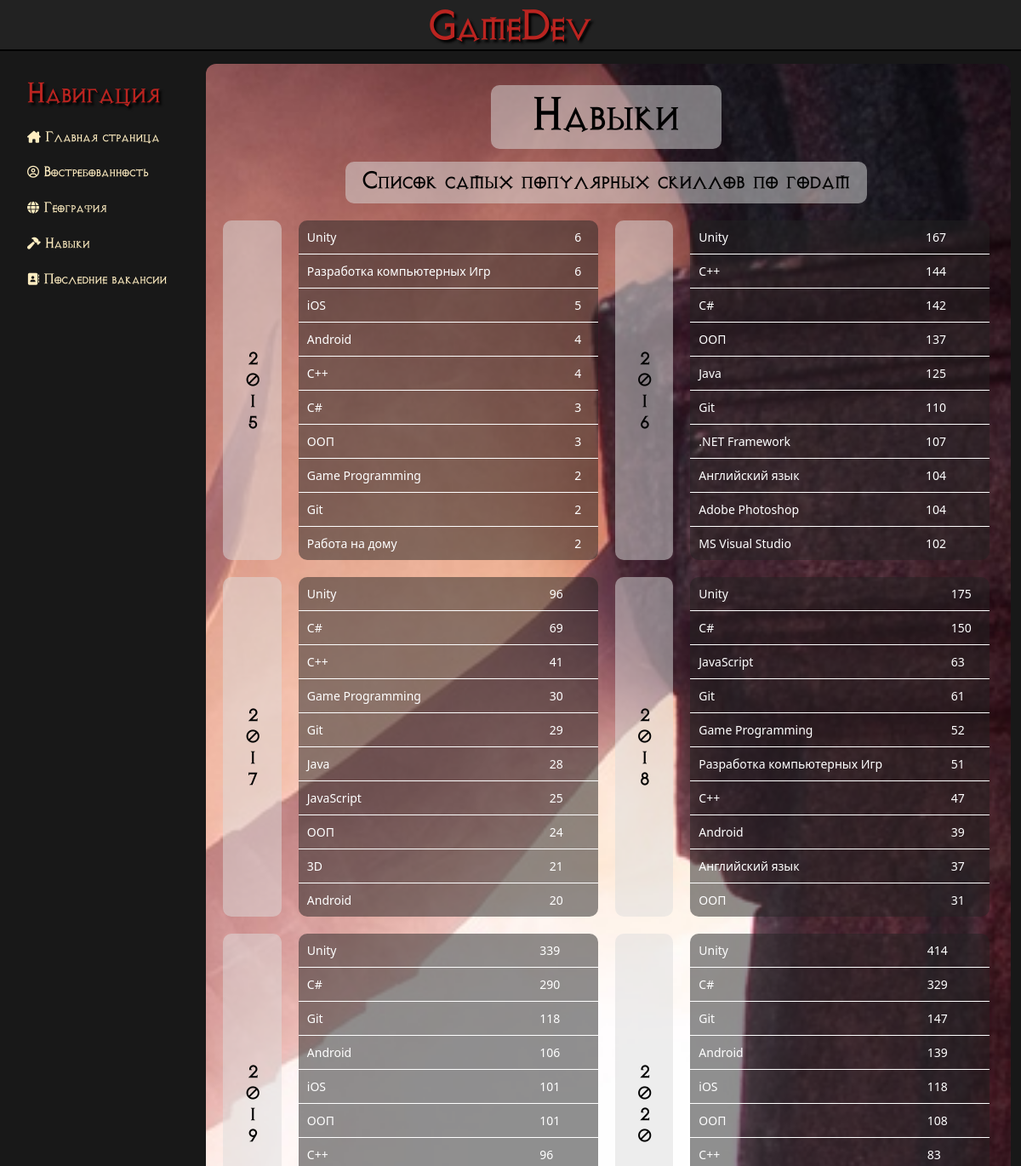
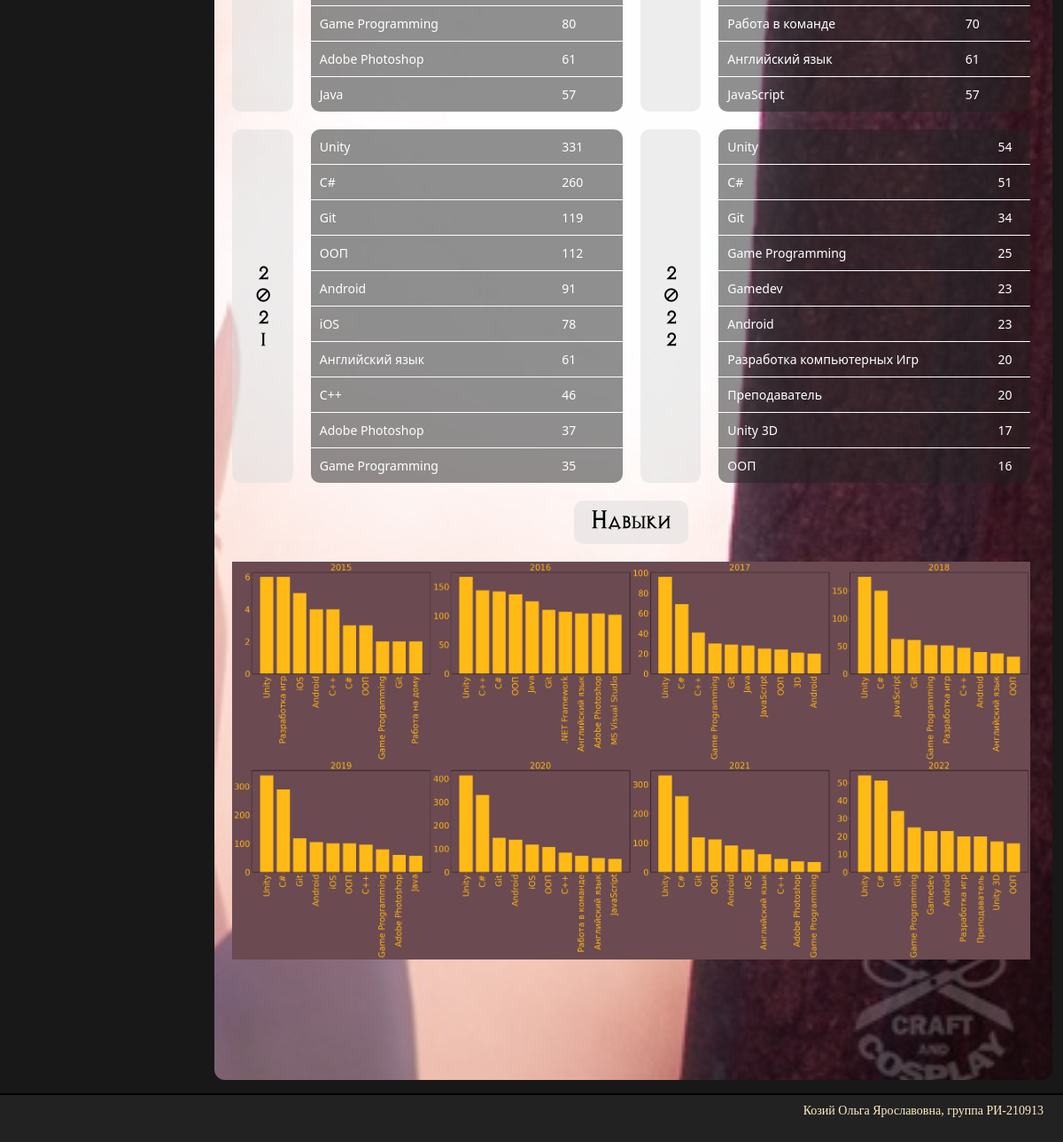
Screenshot of /skills/ with the database file from the repository (2 pictures, top to bottom).
### main/models.py (models this page shows, shortened)
class Chart3(models.Model):
    title = models.CharField('Название таблицы', max_length=50)
    image = models.ImageField("График", upload_to="charts/", default="")
    topskills = models.ForeignKey(Topskills, on_delete=models.CASCADE, verbose_name="График")

class Topskills(models.Model):
    title = models.CharField('Название таблицы', max_length=50, default="")
    html_table = models.TextField('HTML таблица', default='')
    class Meta:
        verbose_name = 'Навыки (таблицы)'
        verbose_name_plural = 'Навыки (таблицы)'

### main/views.py (the view)
# urls.py: path('skills/', views.skills, name='Навыки'),
def skills(request):
    title = 'Навыки'
    data = Topskills.objects.all()
    return render(request, 'main/skills.html', {'title': title, 'data': data})

### main/templates/main/skills.html (shortened to what this page needs)
{% extends 'main/layout.html' %}
{% block content %}
    <div class="content-wrapper bg-skills">
        <div class="scroll-block">
            <div class="title-block">
                <h1 class="title-page white-wrapper">{{ title }}</h1>
            </div>
            <div class="table-block">
                {% for table in data %}
                    {{ table.html_table|safe }}
                {% endfor %}
            </div>
            {% for table in data %}
                {% for chart in table.chart3_set.all %}
                    <div class="chart-block">
                        <h4 class="white-wrapper">{{ chart.title }}</h4>
                        <div class="chart-image">
                            <img src="{{ chart.image.url }}" alt="" widtd="200" height="200">
                        </div>
                    </div>
                {% endfor %}
            {% endfor %}
        </div>
    </div>
{% endblock %}

### main/static/main/css/main.css (style rules this page uses)
*, *::after, *::before { box-sizing: border-box; }
html { height: 100%; margin: 0; padding: 0; }
body { background: #181818; line-height: 1.1; display: flex; flex-direction: column; max-height: 100vh; overflow: hidden; font-size: 14px; line-height: 1.2; }
h1, h2, h3, h4, h5, h6 { font-family: 'Diablo'; }
.white-wrapper { color: #000; margin: 0 auto; padding: 10px 50px; background: rgba(222, 222, 222, 0.5); border-radius: 10px; }
.title-block { text-align: center; margin: 0 auto 15px; }
.title-page { margin: 0; display: inline-block; font-size: 46px; line-height: 1.2; }
.main-content .content-wrapper { border-radius: 12px; background-attachment: fixed; background-repeat: no-repeat; background-size: cover; background-position: 100% 100%; color: #fff; padding: 5px; padding-left: 0; height: 100%; }
.scroll-block { overflow-y: scroll; height: 100%; padding: 20px; }
.bg-skills { background-image: url("../img/fon_skills.jpg"); }
.table-block { text-align: center; }
.table-block h4 { display: inline-block; padding: 10px 20px; margin-bottom: 20px; }
.table-flex { display: flex; column-gap: 20px; margin-bottom: 20px; }
.table-flex table { margin-bottom: 0; }
.table-flex h4 { margin-bottom: 0; writing-mode:vertical-rl; float: right; text-orientation: upright; }
.table-flex table { flex: 1 1; }
table { margin-bottom: 40px; width: 100%; border-spacing: 0; border-collapse: separate; border-radius: 10px; background-color: rgba(34, 34, 34, 0.5); }
thead ,tbody { width: 100%; }
table tr { color: #fff; font-size: 14px; }
th,td { padding: 10px; border-bottom: 1px solid #fff; }
tr:last-child td { border: 0; }
.chart-block { text-align: center; margin-bottom: 40px; }
.chart-block h4 { display: inline-block; padding: 10px 20px; margin-bottom: 20px; }
.chart-image { width: 100%; height: 500px; }
.chart-image img { width: 100%; height: 100%; object-fit: contain; object-position: center 0; }

### rows the page displays
Chart3: title "Навыки", image (picture)
Topskills: html_table "Список самых популярных скиллов по годам 2015 Unity 6 Разработка компьютерных Игр 6 iOS 5 Android 4 C++ 4 С# 3 ООП 3 Game Programming 2 Git 2 Работа на дому 2 2016 Unity 167 C++ 144 C# 142 ООП 137 Java 125 Git 110 .NET Framework 107 Английский язык 104 Adobe Photoshop 104 MS Visual Studio 102 2017 Unity 96 C# 69 C++ 41 Game Programming 30 Git 29 Java 28 JavaScript 25 ООП 24 3D 21 Android 20 2018 Unity 175 C# 150 JavaScript 63 Git 61 Game Programming 52 Разработка компьютерных Игр 51 C++ 47 Android 39 Английский язык 37 ООП 31 2019 Unity 339 C# 290 Git 118 Android 106 iOS 101 ООП 101 C++ 96 Game Programming 80 Adobe Photoshop 61 Java 57 2020 Unity 414 C# 329 Git 147 Android 139 iOS 118 ООП…"
